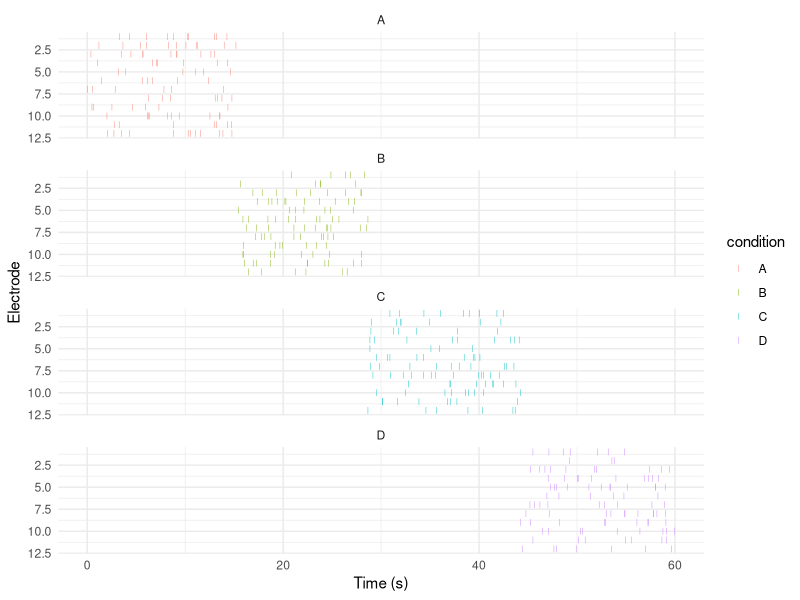
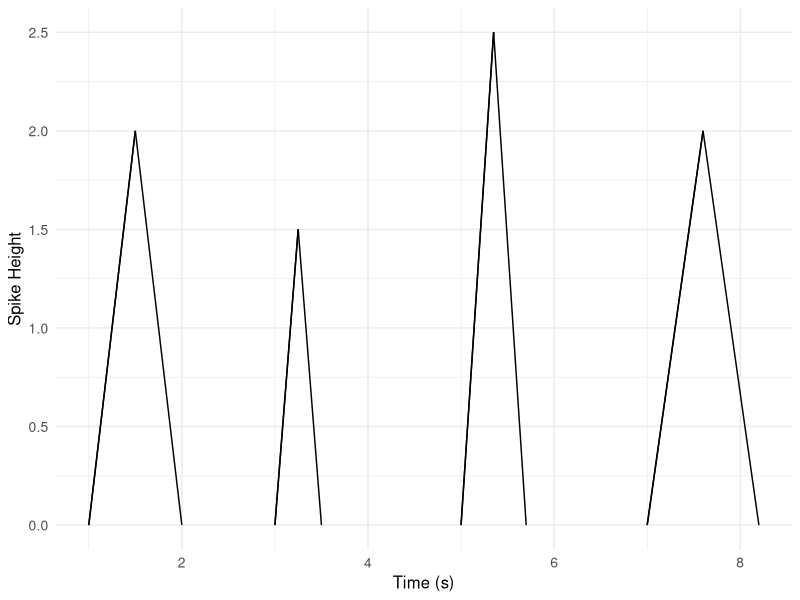

Recreate these plots in R, in order.
# Example data with conditions
set.seed(123)
time <- sort(runif(400, min=0, max=60))
electrode <- sample(1:12, 400, replace=TRUE)
condition <- rep(c("A", "B", "C", "D"), each=100)
df <- data.frame(time=time, electrode=electrode, condition=condition)

print(df)
library(ggplot2)

# Plot with conditions
ggplot(df, aes(x=time, y=electrode, color=condition)) +
  geom_point(shape=124) +
  scale_y_reverse() +
  labs(x="Time (s)", y="Electrode") +
  theme_minimal() +
  facet_wrap(~condition, ncol=1)

# Example data
df <- data.frame(
  start_time = c(1, 3, 5, 7),
  duration = c(1, 0.5, 0.7, 1.2),
  height = c(2, 1.5, 2.5, 2)
)

spike_coords <- function(start_time, duration, height) {
  data.frame(
    x = c(start_time, start_time + duration / 2, start_time + duration),
    y = c(0, height, 0)
  )
}


# Create a data frame to store all the spike coordinates
spike_data <- do.call(rbind, lapply(1:nrow(df), function(i) {
  coords <- spike_coords(df$start_time[i], df$duration[i], df$height[i])
  coords$group <- i
  coords
}))

# Create segments for the bold borders (excluding the base)
border_data <- do.call(rbind, lapply(1:nrow(df), function(i) {
  start_time <- df$start_time[i]
  duration <- df$duration[i]
  height <- df$height[i]
  data.frame(
    x = c(start_time, start_time + duration / 2, start_time + duration / 2),
    y = c(0, height, height),
    xend = c(start_time + duration / 2, start_time, start_time + duration),
    yend = c(height, 0, 0),
    group = c(i, i, i)
  )
}))

# Plot the spike plot with transparent triangles and bold borders
ggplot() +
  geom_polygon(data=spike_data, aes(x=x, y=y, group=group), fill="transparent") +
  geom_segment(data=border_data, aes(x=x, y=y, xend=xend, yend=yend, group=group), color="black", size=0.5) +
  labs(x="Time (s)", y="Spike Height") +
  theme_minimal() +
  theme(
    axis.title.x = element_text(size=12),
    axis.title.y = element_text(size=12),
    axis.text = element_text(size=10)
  )

